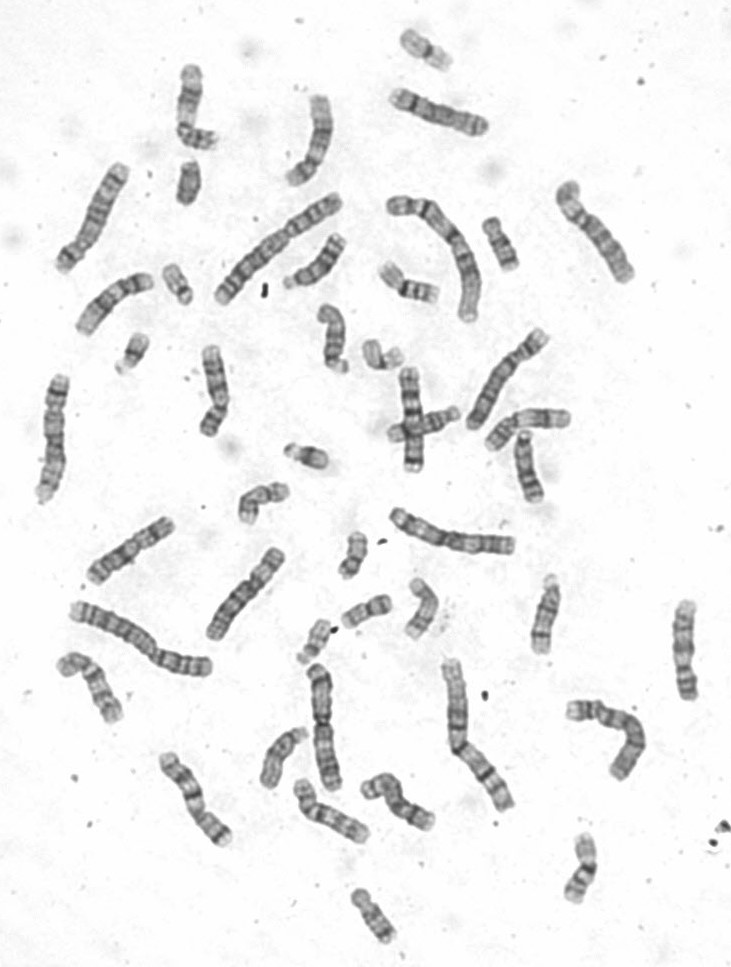
#> input picture data/24_chromosomes_object/24_chromosomes_object/JEPG/1050231_1.jpg, 731 x 967 px
$ python -i geometric_cutter.py   (imports and definitions only)
#> lines starting #> are read from the running program, lines starting #| are printed output that depends on the picture; after the words box and inside, x2 and y2 are one past the last pixel; in counts of white or black regions, pixels touching at a corner belong together
#> further down, picture is the input picture: shape (967, 731, 3); min 42, max 255, mean 239.7
import cv2
import numpy as np
from scipy.interpolate import splprep, splev
from scipy.ndimage import label

# [17 lines left out: function find_best_cutting_points, not called in this run]

def find_concave_points(img):
    if img is None:
        return [], None, None, None

    img_blurred = cv2.GaussianBlur(img, (11, 11), 0)
    img_rgb = cv2.cvtColor(img_blurred, cv2.COLOR_BGR2RGB) if len(img.shape) == 3 else cv2.cvtColor(img_blurred, cv2.COLOR_GRAY2RGB)
    r, g, b = cv2.split(img_rgb)

    def create_color_heatmap(channel, color_map=cv2.COLORMAP_OCEAN):
#> called with color_map = 5
        normalized_channel = cv2.normalize(channel, None, 0, 255, cv2.NORM_MINMAX)
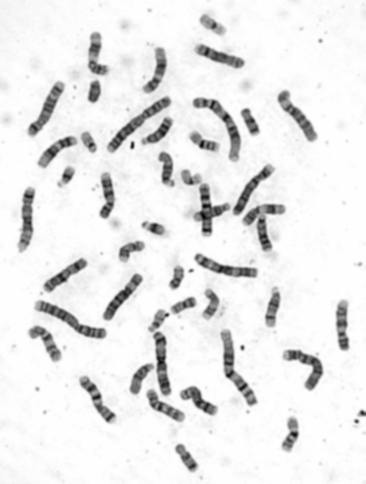
#> normalized_channel: shape (967, 731) (shown at 1/2 size); min 0, max 255, mean 233.1
        return cv2.applyColorMap(normalized_channel.astype(np.uint8), color_map)
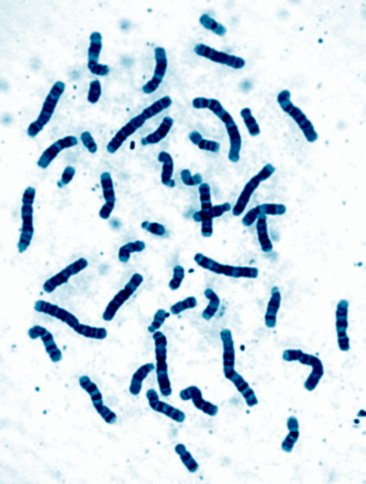
#> returned value: shape (967, 731, 3) (shown at 1/2 size); mean of channels 0, 1, 2 233.1, 223.1, 207.8; drawn as B, G, R

    heatmap_r = create_color_heatmap(r)
    heatmap_g = create_color_heatmap(g)
    heatmap_b = create_color_heatmap(b)

    alpha = 1
    blended_img = cv2.addWeighted(img_rgb, 1 - alpha, heatmap_r, alpha, 0)
    blended_img = cv2.addWeighted(blended_img, 1 - alpha, heatmap_g, alpha, 0)
    blended_img = cv2.addWeighted(blended_img, 1 - alpha, heatmap_b, alpha, 0)

    edges = cv2.Canny(blended_img.astype(np.uint8), 50, 240)
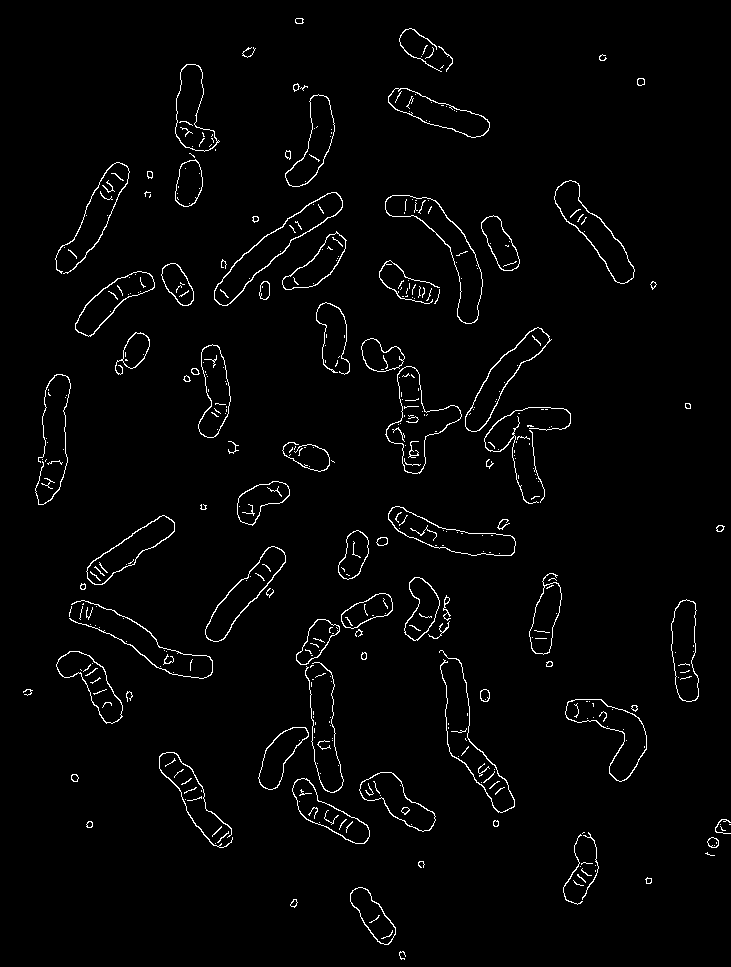
#> edges: shape (967, 731); 2.2% white in thin lines or dots
    kernel = np.ones((5, 5), np.uint8)
    edges_dilated = cv2.dilate(edges, kernel, iterations=1)
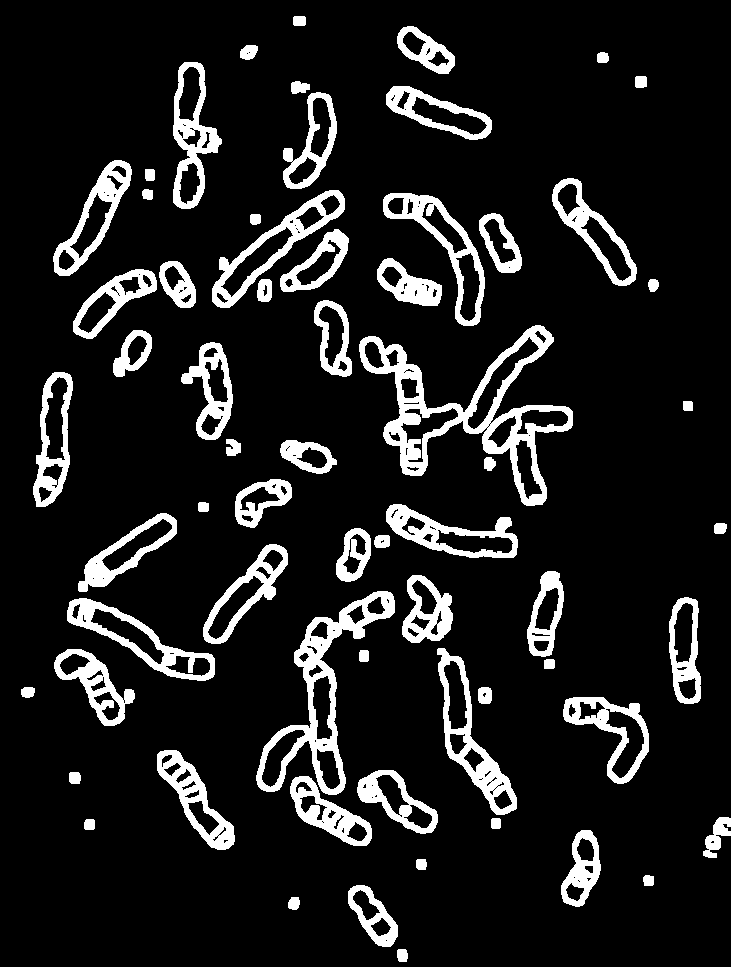
#> edges_dilated: shape (967, 731); 11.6% white; 65 white regions

    contours, _ = cv2.findContours(edges_dilated, cv2.RETR_EXTERNAL, cv2.CHAIN_APPROX_SIMPLE)
#> contours = 65 contours; largest, box (x1, y1, x2, y2) and area: (359, 325, 573, 506) 12928, (256, 591, 395, 795) 8283, (437, 648, 517, 815) 4626, (212, 190, 345, 308) 4574, (383, 193, 485, 326) 4436

    def is_concave(A, B, C):
        AB = np.array([B[0] - A[0], B[1] - A[1]])
        BC = np.array([C[0] - B[0], C[1] - B[1]])
        cross_product = AB[0] * BC[1] - AB[1] * BC[0]
        return cross_product > 0

    def find_nearest_point(point, contour):
        distances = np.sum((contour - point) ** 2, axis=2)
        nearest_idx = np.argmin(distances)
        return tuple(contour[nearest_idx][0])

    final_img = img_rgb.copy()
    concavity_points = []
    original_contour_img = img_rgb.copy()
    original_polygon = []

    for contour in contours:
        polygon_points = [tuple(point[0]) for point in contour]
        original_polygon.append(polygon_points)
        cv2.polylines(original_contour_img, [contour], isClosed=True, color=(255, 0, 0), thickness=2)

        epsilon = 0.008 * cv2.arcLength(contour, True)
        approx = cv2.approxPolyDP(contour, epsilon, True)
        cv2.polylines(final_img, [approx], isClosed=True, color=(255, 0, 0), thickness=2)

        n = len(approx)
        if n < 5:
            continue

        for i in range(n):
            A = approx[(i - 1) % n][0]
            B = approx[i][0]
            C = approx[(i + 1) % n][0]

            if is_concave(A, B, C):
                concavity_points.append(tuple(B))
                cv2.circle(final_img, tuple(B), 5, (0, 255, 0), -1)
                nearest_point = find_nearest_point(B, contour)
                cv2.circle(original_contour_img, nearest_point, 5, (0, 255, 0), -1)
#> this loop made 65 passes
#> (epsilon, n) on passes 2, 3, 6, 9, 10, 12, 13, 14: (0.326, 16), (1.44, 16), (1.61, 12), (1.37, 25), (1.99, 14), (1.92, 14), (2.3, 15), (2.67, 18)
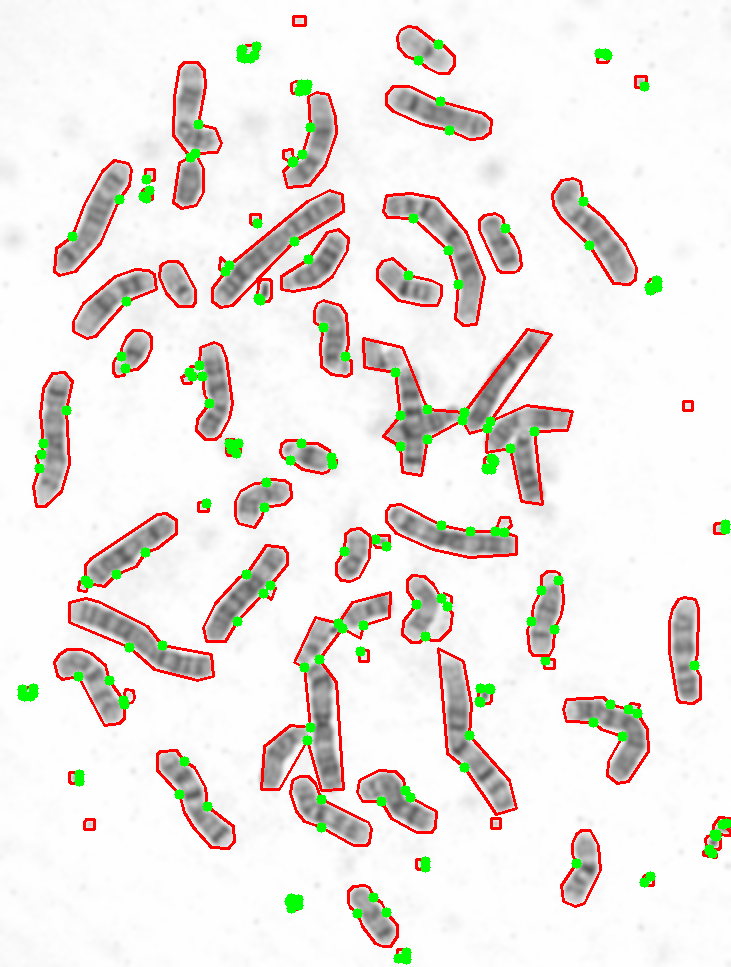
#> final_img: shape (967, 731, 3); mean R, G, B 236, 230.1, 225.4
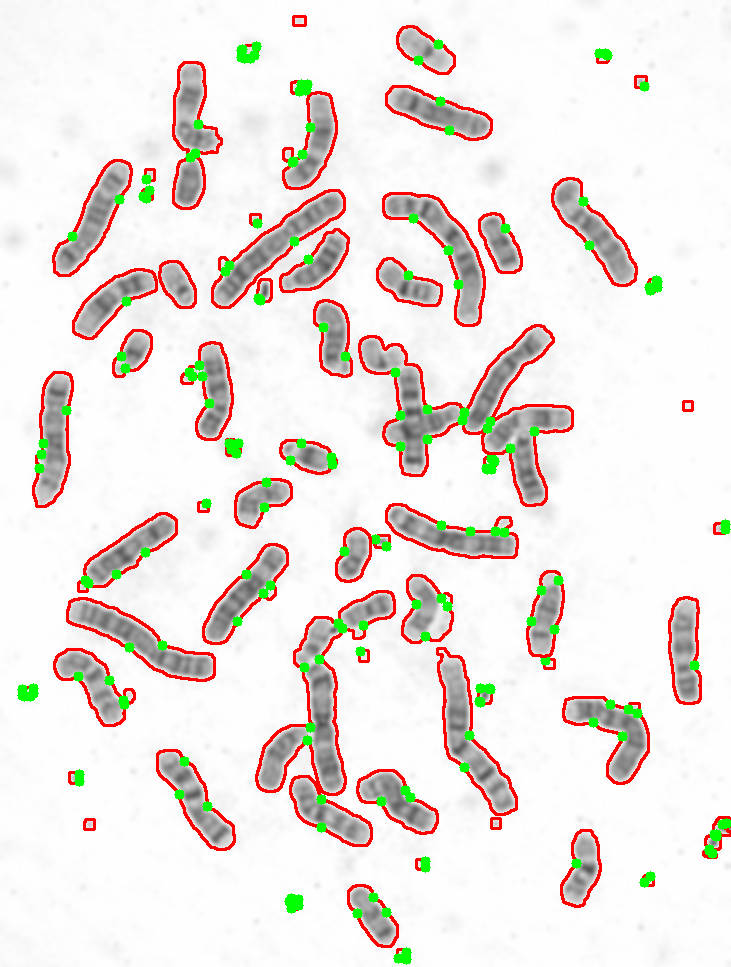
#> original_contour_img: shape (967, 731, 3); mean R, G, B 236, 228.3, 223.5

    return concavity_points, final_img, original_contour_img, original_polygon

# [226 lines left out: functions process_chromosome_image, compute_guide_line, count_white_pixels, draw_and_count_white_pixels, compute_separation_path, split_contour_with_path and 1 more, not called in this run]

>>> import cv2
>>> picture = cv2.imread('../../data/24_chromosomes_object/24_chromosomes_object/JEPG/1050231_1.jpg')
>>> result = find_concave_points(picture)

$ run again, on data/24_chromosomes_object/24_chromosomes_object/JEPG/1050325.jpg
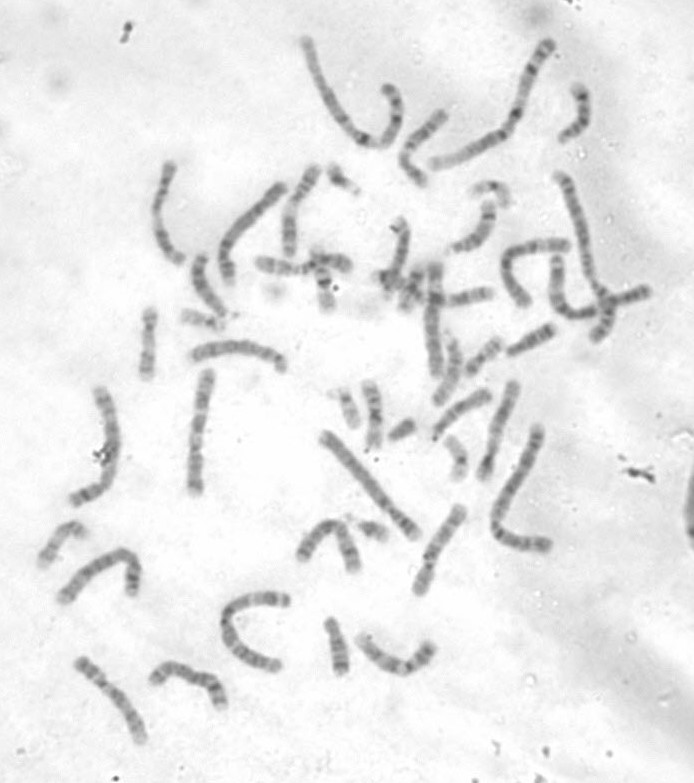
#> input picture data/24_chromosomes_object/24_chromosomes_object/JEPG/1050325.jpg, 694 x 783 px
#> picture is the input picture: shape (783, 694, 3); min 77, max 255, mean 233
#> in find_concave_points, `edges = cv2.Canny(blended_img.astype(np.uint8), 50, 240)`:
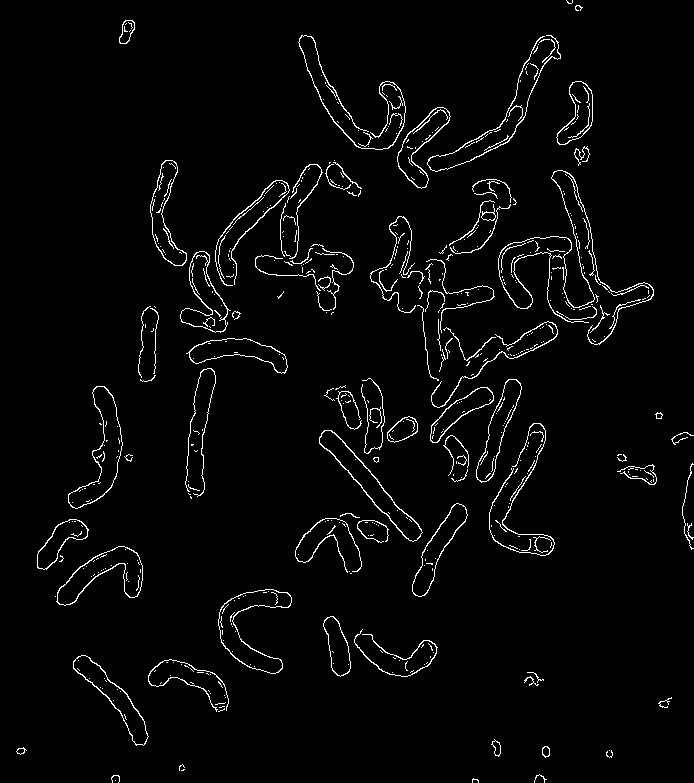
#> edges: shape (783, 694); 2.8% white in thin lines or dots
#> edges_dilated: shape (783, 694); 14.1% white; 42 white regions
#> contours = 42 contours; largest, box (x1, y1, x2, y2) and area: (368, 177, 560, 485) 18348, (496, 168, 656, 347) 10258, (213, 158, 364, 317) 9170, (395, 33, 563, 191) 6508, (293, 428, 425, 576) 6390
#> the loop in find_concave_points, `for contour in contours:` made 42 passes
#> (epsilon, n) on passes 3, 8, 10, 11, 12, 13: (0.419, 22), (0.488, 19), (0.595, 17), (2, 16), (2.21, 12), (2.05, 19)
#> after the loop in find_concave_points, `for contour in contours:`:
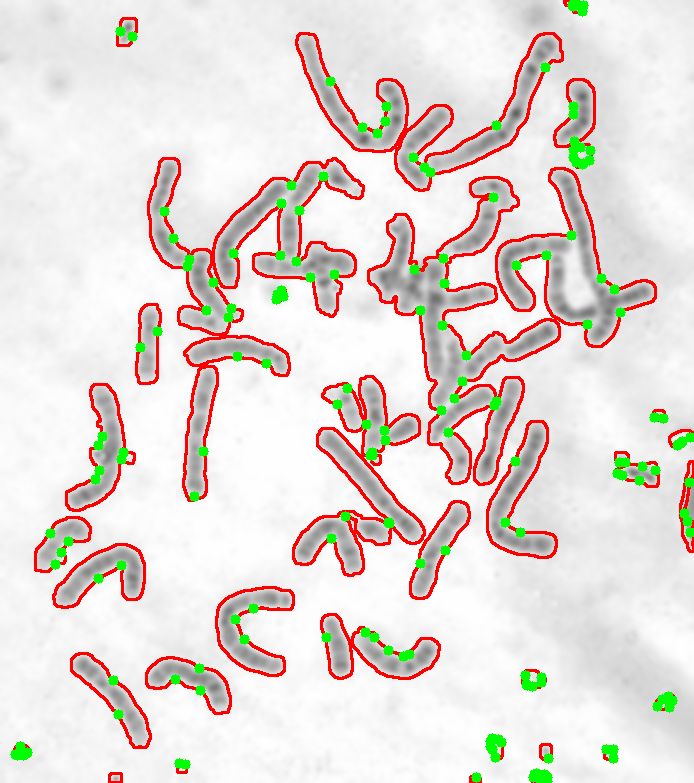
#> original_contour_img: shape (783, 694, 3); mean R, G, B 229.2, 220.2, 214.4

$ run again, on data/24_chromosomes_object/24_chromosomes_object/JEPG/1051721.jpg
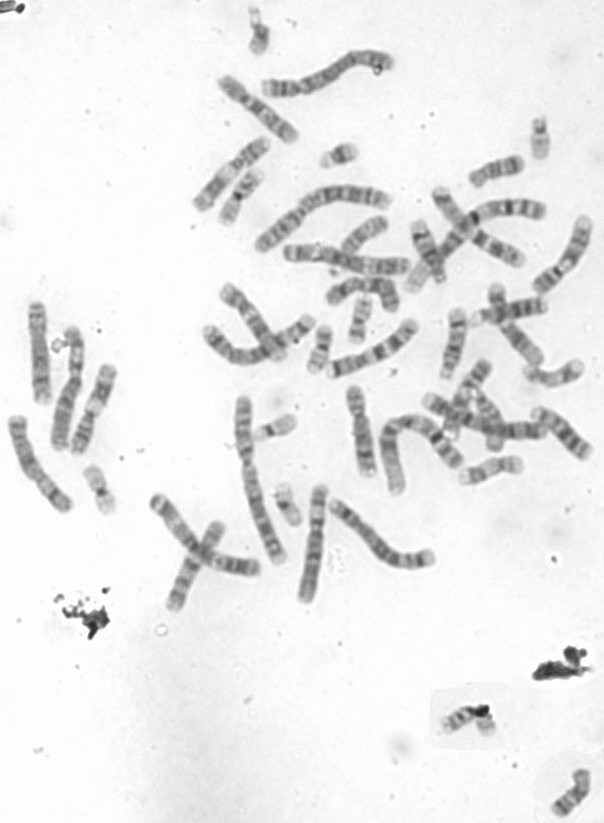
#> input picture data/24_chromosomes_object/24_chromosomes_object/JEPG/1051721.jpg, 604 x 823 px
#> picture is the input picture: shape (823, 604, 3); min 37, max 255, mean 234
#> in find_concave_points, `edges = cv2.Canny(blended_img.astype(np.uint8), 50, 240)`:
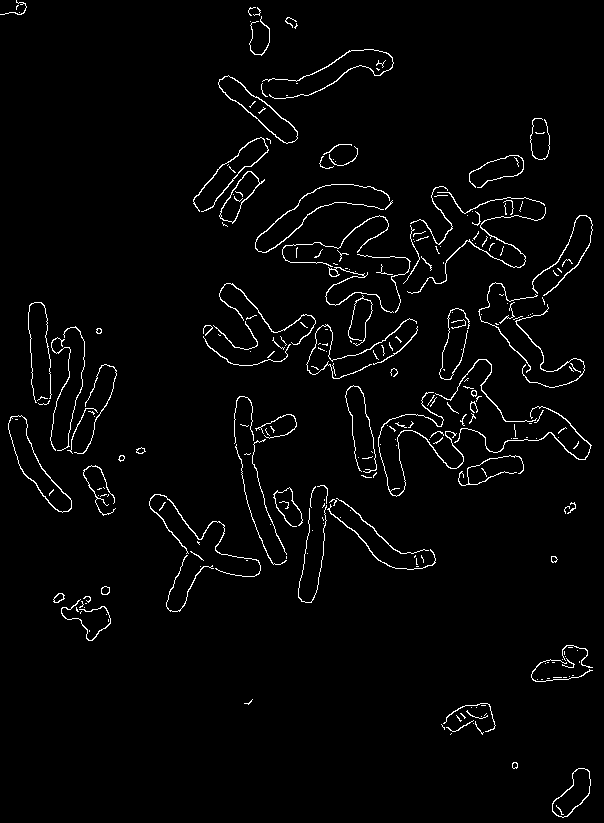
#> edges: shape (823, 604); 2.5% white in thin lines or dots
#> edges_dilated: shape (823, 604); 13.4% white; 32 white regions
#> contours = 32 contours; largest, box (x1, y1, x2, y2) and area: (253, 182, 548, 348) 16368, (343, 357, 594, 499) 14950, (191, 47, 396, 229) 9154, (201, 281, 420, 381) 8108, (26, 300, 119, 456) 7418
#> the loop in find_concave_points, `for contour in contours:` made 32 passes
#> (epsilon, n) on passes 1, 3, 5, 6, 9, 10, 11, 12: (1.27, 12), (1.42, 18), (1.57, 16), (1.93, 22), (0.433, 23), (3.84, 16), (1.04, 15), (4.45, 14)
#> after the loop in find_concave_points, `for contour in contours:`:
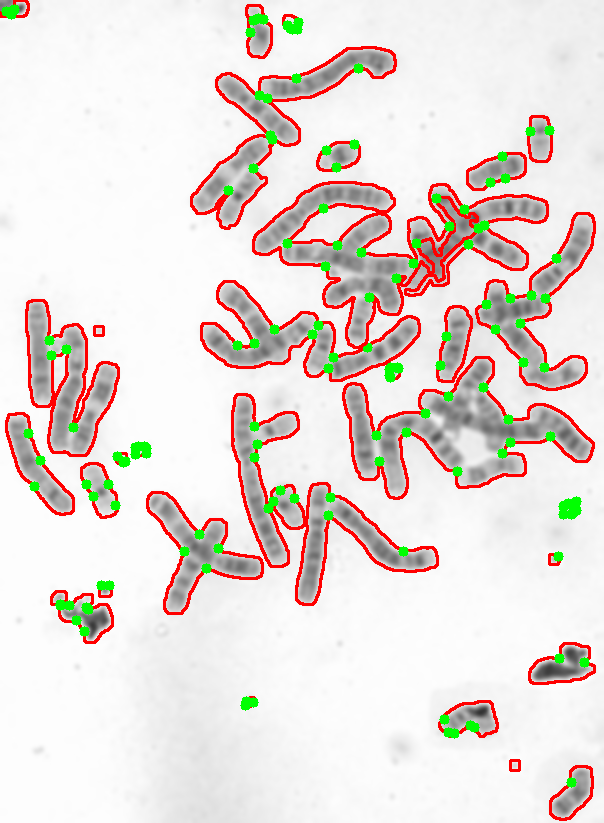
#> original_contour_img: shape (823, 604, 3); mean R, G, B 230.8, 221.3, 216
